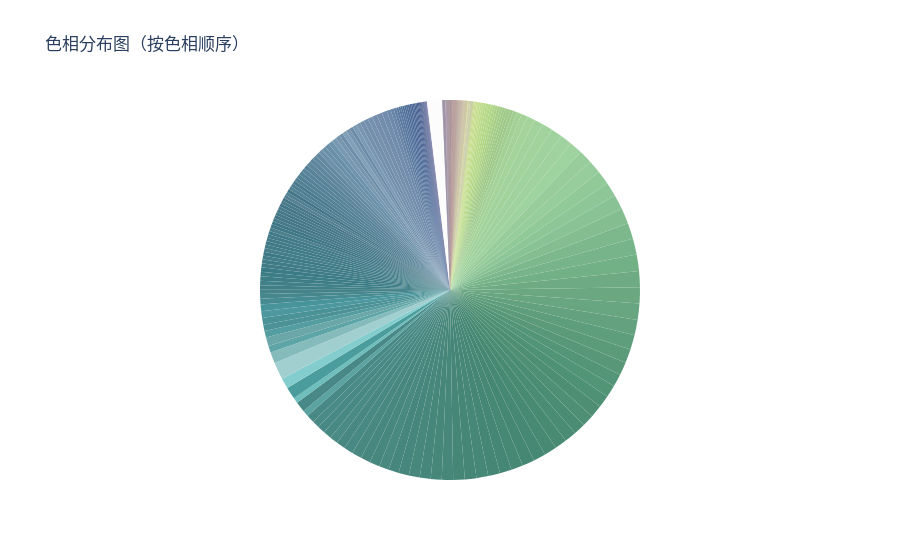

Notebook code cell kept with this figure:
### Code cell
import plotly.graph_objects as go

# Sort the DataFrame by 'H' column
df_merged_sorted = df_merged.sort_values('H')

colors = ['rgb({},{},{})'.format(r, g, b) for r, g, b in zip(df_merged_sorted['R'], df_merged_sorted['G'], df_merged_sorted['B'])]


fig = go.Figure(data=go.Pie(labels=df_merged_sorted['H'], values=df_merged_sorted['v'], marker=dict(colors=colors), textinfo='none', direction='clockwise', sort=False))
fig.update_layout(title='色相分布图（按色相顺序）', showlegend=False)
fig.show()

### Figure 1 — Plotly figure (JSON) as saved in the notebook; plotly's stock layout.template omitted (floating-point values rounded to 4 significant figures; data arrays with more than 128 entries replaced by an {"elided": "..."} marker saying what was removed)
{"data": [{"direction": "clockwise", "labels": {"elided": "361 int values"}, "marker": {"colors": {"elided": "361 str values"}}, "sort": false, "textinfo": "none", "type": "pie", "values": {"elided": "361 int values"}}], "layout": {"showlegend": false, "title": {"text": "色相分布图（按色相顺序）"}}}
